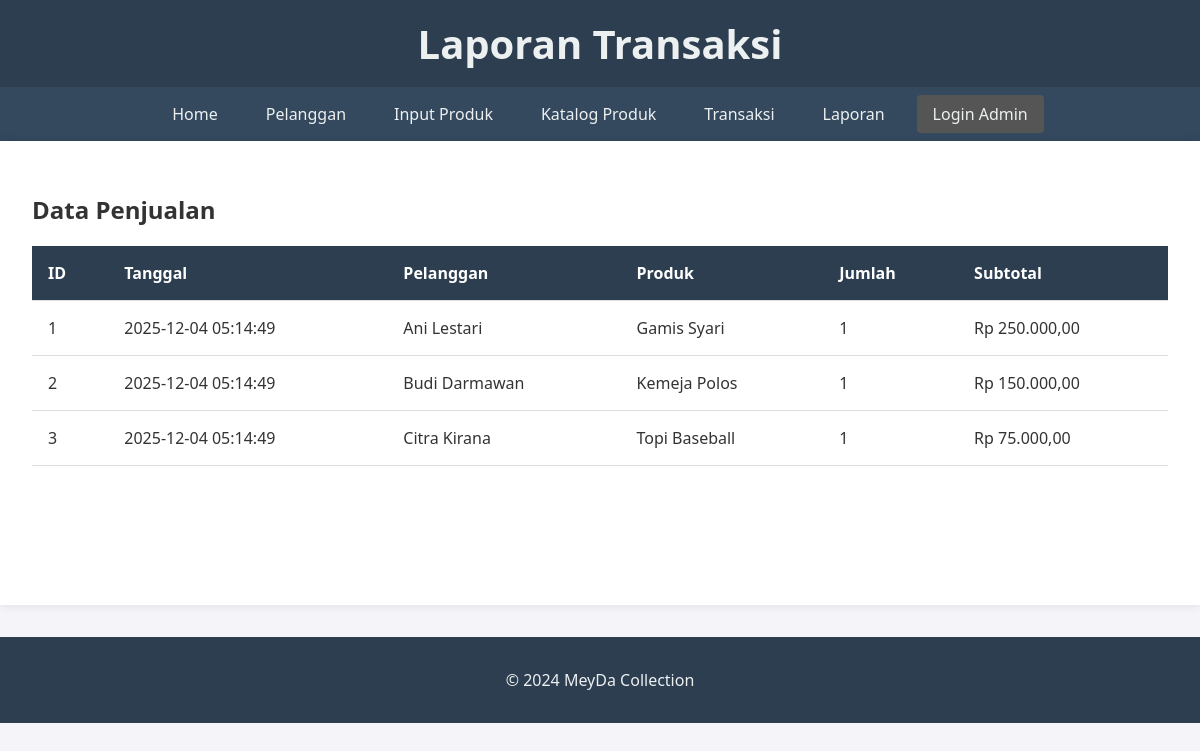
The app's page /php/tampil_transaksi.php with its own data.
### tables this page shows
CREATE TABLE IF NOT EXISTS transaksi (
    id_transaksi INT AUTO_INCREMENT PRIMARY KEY,
    id_user INT,  
    id_pelanggan INT,
    tanggal_transaksi DATETIME DEFAULT CURRENT_TIMESTAMP,
    total_harga DECIMAL(10, 2),
    FOREIGN KEY (id_user) REFERENCES user(id_user),
    FOREIGN KEY (id_pelanggan) REFERENCES pelanggan(id_pelanggan)
);

CREATE TABLE IF NOT EXISTS pelanggan (
    id_pelanggan INT AUTO_INCREMENT PRIMARY KEY,
    nama_pelanggan VARCHAR(100) NOT NULL,
    kontak VARCHAR(50)
);

CREATE TABLE IF NOT EXISTS produk (
    id_produk INT AUTO_INCREMENT PRIMARY KEY,
    nama_produk VARCHAR(100) NOT NULL,
    id_kategori INT,
    harga DECIMAL(10, 2) NOT NULL,
    stok INT NOT NULL,
    gambar VARCHAR(255),
    FOREIGN KEY (id_kategori) REFERENCES kategori_produk(id_kategori)
);

CREATE TABLE IF NOT EXISTS detail_transaksi (
    id_detail INT AUTO_INCREMENT PRIMARY KEY,
    id_transaksi INT,
    id_produk INT,
    jumlah INT NOT NULL,
    subtotal DECIMAL(10, 2) NOT NULL,
    FOREIGN KEY (id_transaksi) REFERENCES transaksi(id_transaksi),
    FOREIGN KEY (id_produk) REFERENCES produk(id_produk)
);

### php/tampil_transaksi.php (the view, shortened to what this page needs)
<?php
include 'koneksi.php';
$query = "SELECT t.id_transaksi, t.tanggal_transaksi, p.nama_pelanggan, pr.nama_produk, dt.jumlah, dt.subtotal
          FROM transaksi t
          JOIN pelanggan p ON t.id_pelanggan = p.id_pelanggan
          JOIN detail_transaksi dt ON t.id_transaksi = dt.id_transaksi
          JOIN produk pr ON dt.id_produk = pr.id_produk
          ORDER BY t.tanggal_transaksi DESC";
$result = mysqli_query($koneksi, $query);
?>
<!DOCTYPE html>
<html lang="id">
<head>
    <link rel="stylesheet" href="../css/style.css">
</head>
<body>
    <header>
        <h1>Laporan Transaksi</h1>
    </header>
    <nav>
        <a href="../index.php">Home</a>
        <a href="../pelanggan.php">Pelanggan</a>
        <a href="../produk_form.php">Input Produk</a>
        <a href="../produk.php">Katalog Produk</a>
        <a href="../transaksi.php">Transaksi</a>
        <a href="tampil_transaksi.php">Laporan</a>
        <a href="../admin/login.php" style="float: right; background: #555;">Login Admin</a>
    </nav>
    <main>
        <h2>Data Penjualan</h2>
        <table>
            <thead>
                <tr>
                    <th>ID</th>
                    <th>Tanggal</th>
                    <th>Pelanggan</th>
                    <th>Produk</th>
                    <th>Jumlah</th>
                    <th>Subtotal</th>
                </tr>
            </thead>
            <tbody>
                <?php
                if (mysqli_num_rows($result) > 0) {
                    while($row = mysqli_fetch_assoc($result)) {
                        echo "<tr>";
                        echo "<td>" . $row['id_transaksi'] . "</td>";
                        echo "<td>" . $row['tanggal_transaksi'] . "</td>";
                        echo "<td>" . $row['nama_pelanggan'] . "</td>";
                        echo "<td>" . $row['nama_produk'] . "</td>";
                        echo "<td>" . $row['jumlah'] . "</td>";
                        echo "<td>Rp " . number_format($row['subtotal'], 2, ',', '.') . "</td>";
                        echo "</tr>";
                    }
                } else {
                    echo "<tr><td colspan='6' class='text-center'>Belum ada data transaksi.</td></tr>";
                }
                ?>
            </tbody>
        </table>
    </main>
    <footer>
        <p>&copy; 2024 MeyDa Collection</p>
    </footer>
</body>
</html>

### css/style.css (style rules this page uses)
body { font-family: 'Segoe UI', Tahoma, Geneva, Verdana, sans-serif; margin: 0; padding: 0; background-color: #f4f4f9; color: #333; }
header { background-color: #2c3e50; color: #ecf0f1; padding: 1rem 0; text-align: center; }
header h1 { margin: 0; font-size: 2.5rem; }
nav { background-color: #34495e; display: flex; justify-content: center; padding: 0.5rem 0; }
nav a { color: #ecf0f1; text-decoration: none; padding: 0.5rem 1rem; margin: 0 0.5rem; border-radius: 4px; transition: background-color 0.3s; }
main { padding: 2rem; max-width: 1200px; margin: 0 auto; background-color: #fff; box-shadow: 0 0 10px rgba(0,0,0,0.1); min-height: 400px; }
footer { text-align: center; padding: 1rem 0; background-color: #2c3e50; color: #ecf0f1; margin-top: 2rem; }
table { width: 100%; border-collapse: collapse; margin-top: 1rem; }
table th, table td { padding: 1rem; text-align: left; border-bottom: 1px solid #ddd; }
table th { background-color: #2c3e50; color: white; }

### records on screen
transaksi: id_transaksi "1", tanggal_transaksi "2025-12-04 05:14:49", id_pelanggan.nama_pelanggan "Ani Lestari", produk.nama_produk "Gamis Syari", detail_transaksi.jumlah "1", detail_transaksi.subtotal "250.000,00"
transaksi: id_transaksi "2", tanggal_transaksi "2025-12-04 05:14:49", id_pelanggan.nama_pelanggan "Budi Darmawan", produk.nama_produk "Kemeja Polos", detail_transaksi.jumlah "1", detail_transaksi.subtotal "150.000,00"
transaksi: id_transaksi "3", tanggal_transaksi "2025-12-04 05:14:49", id_pelanggan.nama_pelanggan "Citra Kirana", produk.nama_produk "Topi Baseball", detail_transaksi.jumlah "1", detail_transaksi.subtotal "75.000,00"
